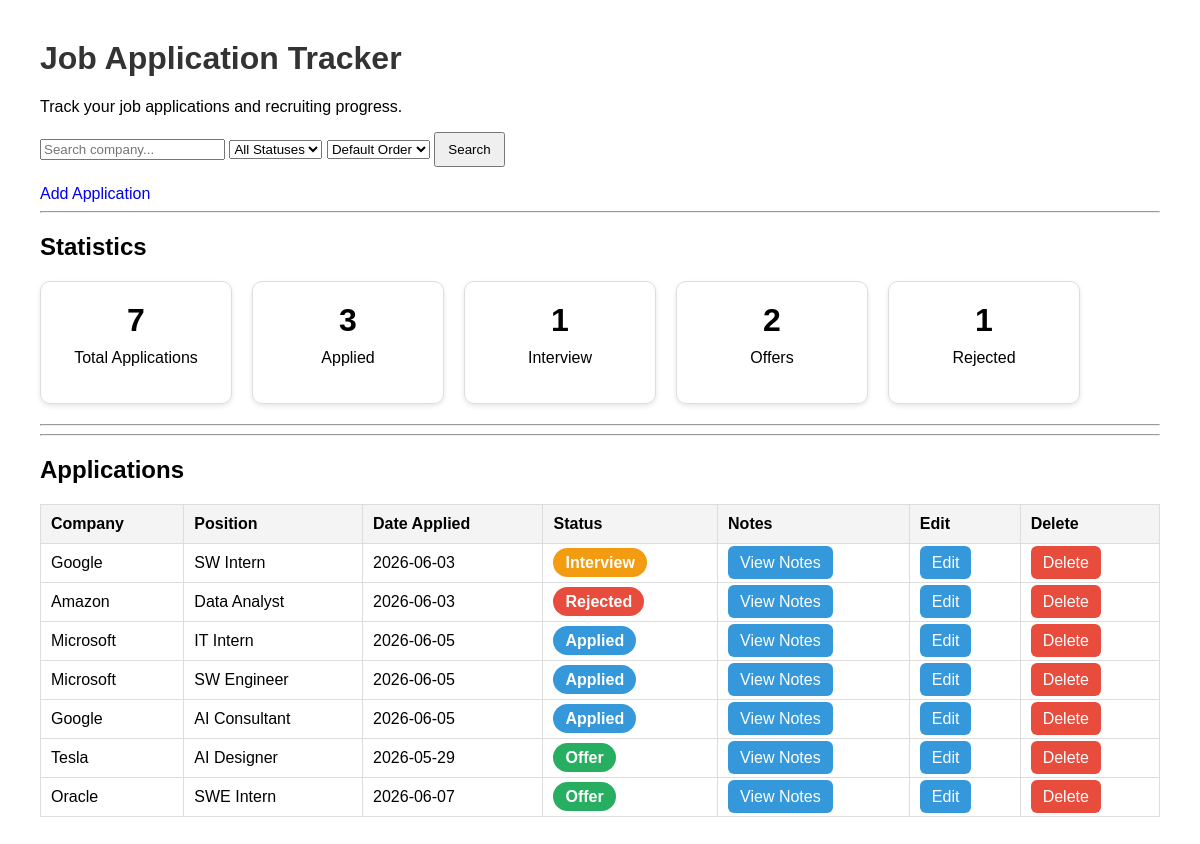
The page / on the database its author committed.
### tables this page shows
CREATE TABLE applications (
    id INTEGER PRIMARY KEY AUTOINCREMENT,
    company TEXT NOT NULL,
    position TEXT NOT NULL,
    status TEXT NOT NULL,
    date_applied TEXT NOT NULL
, notes TEXT);

### app.py (the view, shortened to what this page needs)
@app.route("/")
def home():
    search_term = request.args.get("search", "")
    status_filter = request.args.get("status", "")
    sort_order = request.args.get("sort", "")
    order_clause = ""
    if sort_order == "newest":
        order_clause = " ORDER BY date_applied DESC"
    elif sort_order == "oldest":
        order_clause = " ORDER BY date_applied ASC"
    connection = sqlite3.connect("applications.db")
    cursor = connection.cursor()
    if search_term and status_filter:
        cursor.execute(
            """
            SELECT * FROM applications
            WHERE company LIKE ?
            AND status = ?
            """ + order_clause,
            (f"%{search_term}%", status_filter)
        )
    else:
        cursor.execute(
            "SELECT * FROM applications" + order_clause
        )
    applications = cursor.fetchall()
    total_applications = len(applications)
    applied_count = sum(
        1 for application in applications
        if application[3] == "Applied"
    )
    interview_count = sum(
        1 for application in applications
        if application[3] == "Interview"
    )
    offer_count = sum(
        1 for application in applications
        if application[3] == "Offer"
    )
    rejected_count = sum(
        1 for application in applications
        if application[3] == "Rejected"
    )
    connection.close()
    return render_template(
        "index.html",
        applications=applications,
        total_applications=total_applications,
        applied_count=applied_count,
        interview_count=interview_count,
        offer_count=offer_count,
        rejected_count=rejected_count,
        search_term=search_term,
        status_filter=status_filter,
        sort_order=sort_order
    )

### templates/index.html (shortened to what this page needs)
<!DOCTYPE html>
<html>
<head>
    <link rel="stylesheet" href="{{ url_for('static', filename='style.css') }}">
</head>
<body>
    <h1>Job Application Tracker</h1>
    <p>Track your job applications and recruiting progress.</p>
<form method="GET">
    <input
        type="text"
        name="search"
        placeholder="Search company..."
        value="{{ search_term }}"
    >
<select name="status">
    <option value=""
        {% if status_filter == "" %}selected{% endif %}>
        All Statuses
    </option>
</select>
<select name="sort">
    <option value=""
        {% if sort_order == "" %}selected{% endif %}>
        Default Order
    </option>
</select>
    <button type="submit">
        Search
    </button>
</form>
<br>
    <a href="/add">Add Application</a>
    <hr>
    <h2>Statistics</h2>
    <div class="stats-container">
        <div class="stat-card">
            <h3>{{ total_applications }}</h3>
            <p>Total Applications</p>
        </div>
        <div class="stat-card">
            <h3>{{ applied_count }}</h3>
            <p>Applied</p>
        </div>
        <div class="stat-card">
            <h3>{{ interview_count }}</h3>
            <p>Interview</p>
        </div>
        <div class="stat-card">
            <h3>{{ offer_count }}</h3>
            <p>Offers</p>
        </div>
        <div class="stat-card">
            <h3>{{ rejected_count }}</h3>
            <p>Rejected</p>
        </div>
    </div>
    <hr>
    <hr>
    <h2>Applications</h2>
    <table>
        <tr>
            <th>Company</th>
            <th>Position</th>
            <th>Date Applied</th>
            <th>Status</th>
            <th>Notes</th>
            <th>Edit</th>
            <th>Delete</th>
        </tr>
        {% for application in applications %}
        <tr>
            <td>{{ application[1] }}</td>
            <td>{{ application[2] }}</td>
            <td>{{ application[4] }}</td>
            <td>
                <span class="status-badge {{ application[3].lower() }}">
                    {{ application[3] }}
                </span>
            </td>
            <td>
                <a
                    class="edit-btn"
                    href="/notes/{{ application[0] }}"
                >
                    View Notes
                </a>
            </td>
            <td>
                <a
                    class="edit-btn"
                    href="/edit/{{ application[0] }}"
                >
                    Edit
                </a>
            </td>
            <td>
                <a
                    class="delete-btn"
                    href="/delete/{{ application[0] }}"
                >
                    Delete
                </a>
            </td>
        </tr>
        {% endfor %}
    </table>
</body>
</html>

### static/style.css (style rules this page uses)
body { font-family: Arial, sans-serif; margin: 40px; }
h1 { color: #333; }
table { border-collapse: collapse; width: 100%; }
th, td { border: 1px solid #ddd; padding: 10px; text-align: left; }
th { background-color: #f4f4f4; }
a { text-decoration: none; }
button { padding: 8px 12px; }
.stats-container { display: flex; gap: 20px; flex-wrap: wrap; margin-bottom: 20px; }
.stat-card { border: 1px solid #ddd; border-radius: 10px; padding: 20px; min-width: 150px; text-align: center; box-shadow: 0 2px 5px rgba(0,0,0,0.1); }
.stat-card h3 { margin: 0; font-size: 32px; }
.stat-card p { margin-top: 10px; }
.status-badge { padding: 6px 12px; border-radius: 20px; color: white; font-weight: bold; }
.applied { background-color: #3498db; }
.interview { background-color: #f39c12; }
.offer { background-color: #27ae60; }
.rejected { background-color: #e74c3c; }
.edit-btn { background-color: #3498db; color: white; padding: 8px 12px; border-radius: 6px; text-decoration: none; }
.delete-btn { background-color: #e74c3c; color: white; padding: 8px 12px; border-radius: 6px; text-decoration: none; }

### rows shown on the page
applications: company "Google", position "SW Intern", date_applied "2026-06-03", status "Interview"
applications: company "Amazon", position "Data Analyst", date_applied "2026-06-03", status "Rejected"
applications: company "Microsoft", position "IT Intern", date_applied "2026-06-05", status "Applied"
applications: company "Microsoft", position "SW Engineer", date_applied "2026-06-05", status "Applied"
applications: company "Google", position "AI Consultant", date_applied "2026-06-05", status "Applied"
applications: company "Tesla", position "AI Designer", date_applied "2026-05-29", status "Offer"
applications: company "Oracle", position "SWE Intern", date_applied "2026-06-07", status "Offer"

### other values the page prints
{{ total_applications }} "7"
{{ applied_count }} "3"
{{ interview_count }} "1"
{{ offer_count }} "2"
{{ rejected_count }} "1"
